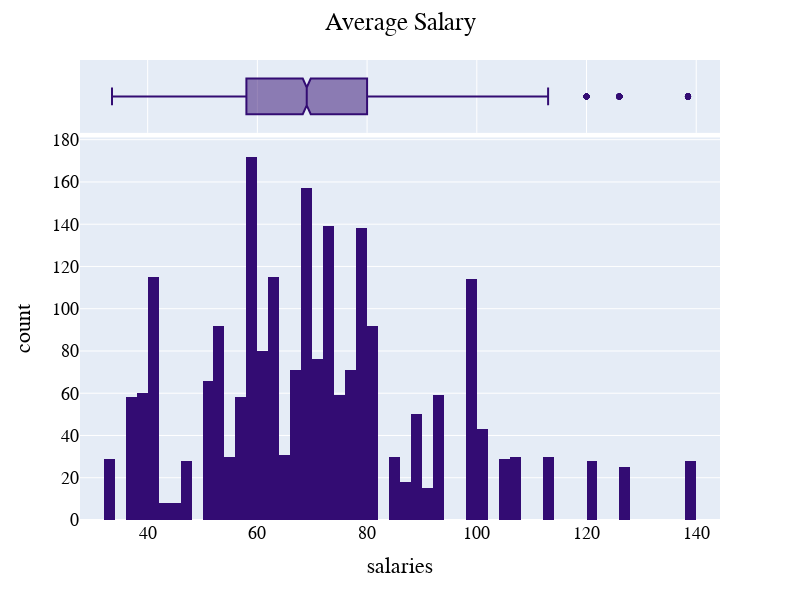

This figure's notebook cell:
### Markdown cell above
Average Salary

### Code cell
fig = px.histogram(df, x='average_salary', marginal='box', 
                   color_discrete_sequence=['#330C73'])

fig.update_layout(
    
    height=600, width=800, title_text='Average Salary',
    
    xaxis_title='salaries', yaxis_title="count", title_x = 0.5,
    
    font=dict(
            family="Courier New, monospace",
            size=18,
            color="black"
        
))

### Figure 1 — Plotly figure (JSON) as saved in the notebook; plotly's stock layout.template omitted (floating-point values rounded to 4 significant figures; data arrays with more than 128 entries replaced by an {"elided": "..."} marker saying what was removed)
{"data": [{"alignmentgroup": "True", "bingroup": "x", "hovertemplate": "average_salary=%{x}<br>count=%{y}<extra></extra>", "legendgroup": "", "marker": {"color": "#330C73", "pattern": {"shape": ""}}, "name": "", "offsetgroup": "", "orientation": "v", "showlegend": false, "type": "histogram", "x": {"elided": "2252 float values"}, "xaxis": "x", "yaxis": "y"}, {"alignmentgroup": "True", "hovertemplate": "average_salary=%{x}<extra></extra>", "legendgroup": "", "marker": {"color": "#330C73"}, "name": "", "notched": true, "offsetgroup": "", "showlegend": false, "type": "box", "x": {"elided": "2252 float values"}, "xaxis": "x2", "yaxis": "y2"}], "layout": {"barmode": "relative", "font": {"color": "black", "family": "Courier New, monospace", "size": 18}, "height": 600, "legend": {"tracegroupgap": 0}, "margin": {"t": 60}, "title": {"text": "Average Salary", "x": 0.5}, "width": 800, "xaxis": {"anchor": "y", "domain": [0, 1], "title": {"text": "salaries"}}, "xaxis2": {"anchor": "y2", "domain": [0, 1], "matches": "x", "showgrid": true, "showticklabels": false}, "yaxis": {"anchor": "x", "domain": [0, 0.8316], "title": {"text": "count"}}, "yaxis2": {"anchor": "x2", "domain": [0.8416, 1], "matches": "y2", "showgrid": false, "showline": false, "showticklabels": false, "ticks": ""}}}
